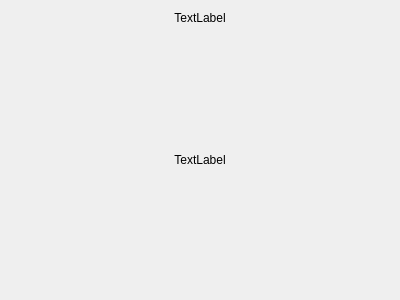
<?xml version="1.0" encoding="UTF-8"?>
<ui version="4.0">
 <class>ValueWidget</class>
 <widget class="QWidget" name="ValueWidget">
  <property name="geometry">
   <rect>
    <x>0</x>
    <y>0</y>
    <width>400</width>
    <height>300</height>
   </rect>
  </property>
  <property name="windowTitle">
   <string>Form</string>
  </property>
  <layout class="QVBoxLayout" name="verticalLayout">
   <item>
    <widget class="QLabel" name="label_name">
     <property name="text">
      <string>TextLabel</string>
     </property>
     <property name="alignment">
      <set>Qt::AlignCenter</set>
     </property>
    </widget>
   </item>
   <item>
    <spacer name="verticalSpacer">
     <property name="orientation">
      <enum>Qt::Vertical</enum>
     </property>
     <property name="sizeHint" stdset="0">
      <size>
       <width>20</width>
       <height>40</height>
      </size>
     </property>
    </spacer>
   </item>
   <item>
    <widget class="QLabel" name="label_value">
     <property name="text">
      <string>TextLabel</string>
     </property>
     <property name="alignment">
      <set>Qt::AlignCenter</set>
     </property>
    </widget>
   </item>
   <item>
    <spacer name="verticalSpacer_2">
     <property name="orientation">
      <enum>Qt::Vertical</enum>
     </property>
     <property name="sizeHint" stdset="0">
      <size>
       <width>20</width>
       <height>40</height>
      </size>
     </property>
    </spacer>
   </item>
  </layout>
 </widget>
 <resources/>
 <connections/>
</ui>
